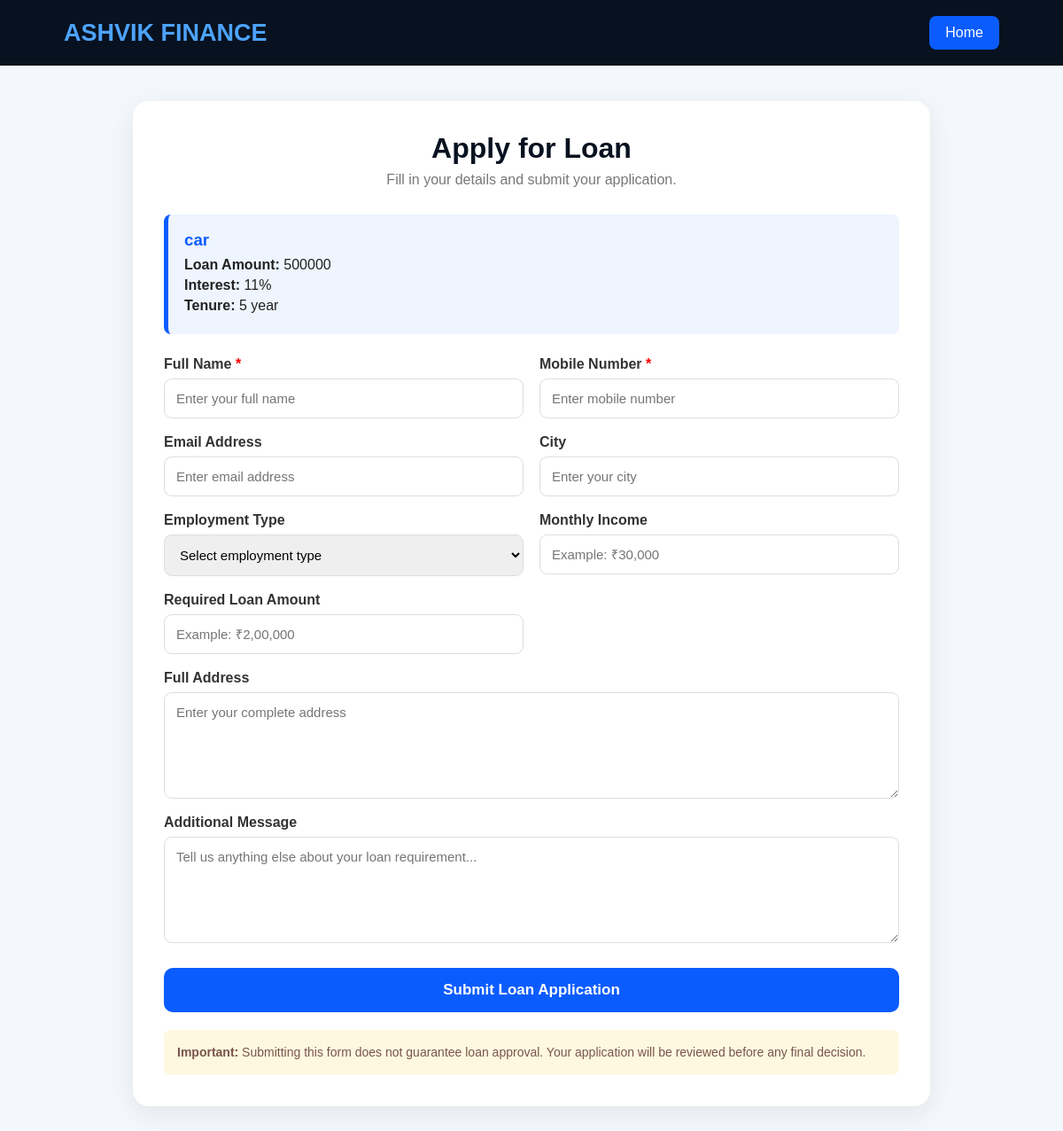
/apply?loan_id=1, run on the app's committed database.
### tables this page shows
CREATE TABLE loans (
            id INTEGER PRIMARY KEY AUTOINCREMENT,
            loan_name TEXT,
            loan_type TEXT,
            title TEXT,
            description TEXT,
            amount TEXT,
            interest TEXT,
            tenure TEXT,
            eligibility TEXT
        , created_at TIMESTAMP);

### app.py (the view, shortened to what this page needs)
@app.route(
    "/apply",
    methods=["GET", "POST"]
)
def apply():
    loan_id = request.args.get(
        "loan_id"
    )
    loan = None
    if loan_id:
        conn = get_db()
        loan = conn.execute("""
            SELECT *
            FROM loans
            WHERE id = ?
        """, (
            loan_id,
        )).fetchone()
        conn.close()
    return render_template(
        "apply.html",
        loan=loan
    )

### app.py (called while the page is built)
def get_db():
    conn = sqlite3.connect(
        DATABASE,
        timeout=30
    )
    conn.row_factory = sqlite3.Row
    conn.execute(
        "PRAGMA busy_timeout = 30000"
    )
    conn.execute(
        "PRAGMA foreign_keys = ON"
    )
    return conn

def get_owner():
    conn = get_db()
    owner = conn.execute("""
        SELECT *
        FROM owner_profile
        WHERE id = 1
    """).fetchone()
    conn.close()
    return owner

@app.context_processor
def inject_owner():
    try:
        owner = get_owner()
        return {
            "owner": owner
        }
    except Exception:
        return {
            "owner": None
        }

### templates/apply.html (shortened to what this page needs)
<!DOCTYPE html>
<html lang="en">
<head>
</head>
<body>
    <div class="navbar">
        <div class="logo">
            ASHVIK FINANCE
        </div>
        <a href="/" class="home-link">
            Home
        </a>
    </div>
    <div class="container">
        <div class="form-box">
            <div class="heading">
                <h1>
                    Apply for Loan
                </h1>
                <p>
                    Fill in your details and submit your application.
                </p>
            </div>
            {% if loan %}
                <div class="loan-selected">
                    <h3>
                        {{ loan.title or loan.loan_name }}
                    </h3>
                    <p>
                        <strong>Loan Amount:</strong>
                        {{ loan.amount or "As per eligibility" }}
                    </p>
                    <p>
                        <strong>Interest:</strong>
                        {{ loan.interest or "As applicable" }}
                    </p>
                    <p>
                        <strong>Tenure:</strong>
                        {{ loan.tenure or "As applicable" }}
                    </p>
                </div>
            {% endif %}
            <form method="POST">
                <div class="form-grid">
                    <div class="field">
                        <label>
                            Full Name
                            <span class="required">*</span>
                        </label>
                        <input
                            type="text"
                            name="name"
                            placeholder="Enter your full name"
                            required
                        >
                    </div>
                    <div class="field">
                        <label>
                            Mobile Number
                            <span class="required">*</span>
                        </label>
                        <input
                            type="tel"
                            name="mobile"
                            placeholder="Enter mobile number"
                            maxlength="15"
                            required
                        >
                    </div>
                    <div class="field">
                        <label>
                            Email Address
                        </label>
                        <input
                            type="email"
                            name="email"
                            placeholder="Enter email address"
                        >
                    </div>
                    <div class="field">
                        <label>
                            City
                        </label>
                        <input
                            type="text"
                            name="city"
                            placeholder="Enter your city"
                        >
                    </div>
                    <div class="field">
                        <label>
                            Employment Type
                        </label>
                        <select name="employment">
                            <option value="">
                                Select employment type
                            </option>
                        </select>
                    </div>
                    <div class="field">
                        <label>
                            Monthly Income
                        </label>
                        <input
                            type="text"
                            name="monthly_income"
                            placeholder="Example: ₹30,000"
                        >
                    </div>
                    <div class="field">
                        <label>
                            Required Loan Amount
                        </label>
                        <input
                            type="text"
                            name="loan_amount"
                            placeholder="Example: ₹2,00,000"
                        >
                    </div>
                    <div class="field full">
                        <label>
                            Full Address
                        </label>
                        <textarea
                            name="address"
                            placeholder="Enter your complete address"
                        ></textarea>
                    </div>
                    <div class="field full">
                        <label>
                            Additional Message
                        </label>
                        <textarea
                            name="message"
                            placeholder="Tell us anything else about your loan requirement..."
                        ></textarea>
                    </div>
                    <div class="field full">
                        <button
                            type="submit"
                            class="submit-btn"
                        >
                            Submit Loan Application
                        </button>
                    </div>
                </div>
            </form>
            <div class="note">
                <strong>Important:</strong>
                Submitting this form does not guarantee loan approval.
                Your application will be reviewed before any final decision.
            </div>
        </div>
    </div>
</body>
</html>

### templates/apply.html (style rules this page uses)
* { box-sizing: border-box; margin: 0; padding: 0; font-family: Arial, sans-serif; }
body { background: #f4f7fb; color: #222; }
.navbar { background: #07111f; color: white; padding: 18px 6%; display: flex; justify-content: space-between; align-items: center; }
.logo { font-size: 27px; font-weight: bold; color: #4da3ff; }
.home-link { color: white; text-decoration: none; background: #0b5cff; padding: 10px 18px; border-radius: 8px; }
.container { width: 92%; max-width: 900px; margin: 40px auto; }
.form-box { background: white; padding: 35px; border-radius: 18px; box-shadow: 0 8px 30px rgba(0, 0, 0, 0.08); }
.heading { text-align: center; margin-bottom: 30px; }
.heading h1 { font-size: 32px; margin-bottom: 8px; color: #07111f; }
.heading p { color: #777; }
.loan-selected { background: #eef5ff; border-left: 5px solid #0b5cff; padding: 18px; border-radius: 8px; margin-bottom: 25px; }
.loan-selected h3 { color: #0b5cff; margin-bottom: 8px; }
.loan-selected p { margin-bottom: 5px; }
.form-grid { display: grid; grid-template-columns: 1fr 1fr; gap: 18px; }
.field { display: flex; flex-direction: column; }
.full { grid-column: 1 / -1; }
label { margin-bottom: 7px; font-weight: bold; color: #333; }
input, select, textarea { width: 100%; padding: 13px; border: 1px solid #ddd; border-radius: 9px; font-size: 15px; outline: none; }
textarea { min-height: 120px; resize: vertical; }
.required { color: red; }
.submit-btn { width: 100%; padding: 15px; background: #0b5cff; color: white; border: none; border-radius: 10px; font-size: 17px; font-weight: bold; cursor: pointer; margin-top: 10px; }
.note { margin-top: 20px; padding: 15px; background: #fff8e1; color: #795548; border-radius: 8px; font-size: 14px; line-height: 1.5; }

### data on the page
loans: title "car", amount "500000", interest "11%", tenure "5 year"
